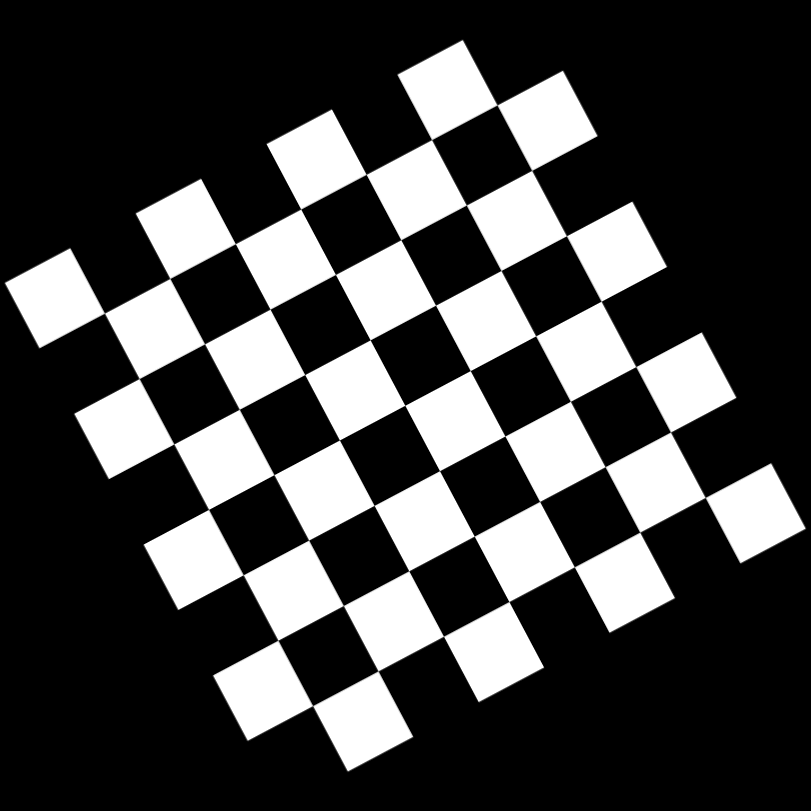
#> input picture data/Image_4.png, 811 x 811 px
$ python edge_detector.py
#> lines starting #> are read from the running program, lines starting #| are printed output that depends on the picture; after the words box and inside, x2 and y2 are one past the last pixel; in counts of white or black regions, pixels touching at a corner belong together
import cv2
import numpy as np
from math import pi, cos, sin
from collections import defaultdict


def segment_by_angle_kmeans(lines, k=2, **kwargs):
    """Groups lines based on angle with k-means.

    Uses k-means on the coordinates of the angle on the unit circle
    to segment `k` angles inside `lines`.
    """

    # Define criteria = (type, max_iter, epsilon)
    default_criteria_type = cv2.TERM_CRITERIA_EPS + cv2.TERM_CRITERIA_MAX_ITER
    criteria = kwargs.get('criteria', (default_criteria_type, 10, 1.0))
    flags = kwargs.get('flags', cv2.KMEANS_RANDOM_CENTERS)
    attempts = kwargs.get('attempts', 10)

    # returns angles in [0, pi] in radians
    angles = np.array([line[0][1] for line in lines])
    # multiply the angles by two and find coordinates of that angle
    points = np.array([[np.cos(2 * angle), np.sin(2 * angle)]
                       for angle in angles], dtype=np.float32)

    # run kmeans on the coords
    labels, centers = cv2.kmeans(points, k, None, criteria, attempts, flags)[1:]
    labels = labels.reshape(-1)  # transpose to row vec

    # segment lines based on their kmeans label
    segmented = defaultdict(list)
    for i, line in zip(range(len(lines)), lines):
        segmented[labels[i]].append(line)
    segmented = list(segmented.values())
    return segmented


def intersection(line1, line2):
    """Finds the intersection of two lines given in Hesse normal form.

    Input: Two lines in hough space in form [[rho, theta]]
    Returns: closest integer pixel locations.
    See https://stackoverflow.com/a/383527/5087436
    """
    rho1, theta1 = line1[0]
    rho2, theta2 = line2[0]
    A = np.array([
        [np.cos(theta1), np.sin(theta1)],
        [np.cos(theta2), np.sin(theta2)]
    ])
    b = np.array([[rho1], [rho2]])
    x0, y0 = np.linalg.solve(A, b)
    x0, y0 = int(np.round(x0)), int(np.round(y0))
    return [x0, y0]


def segmented_intersections(lines):
    """
    Finds the intersections between groups of lines.

    lines: array of hough lines
    return: Array of intersection points
    """

    intersections = []
    # loop over all lines except last
    for i, line in enumerate(lines[:-1]):
        # loop form next to all
        for next_line in lines[i + 1:]:
            for line1 in line:
                for line2 in next_line:
                    intersections.append(intersection(line1, line2))

    return intersections


def get_polygon_points(segmented_points, intersection_points):
    """
    Description: Get outer most point of the square from the intersection points

    segmented_points: list of segmented lines
    intersection_points: list of intersection points in format [[x1, y1], [x2,y2], ...]
    """
    poly_points = []
    if np.squeeze(segmented_points)[0][0][1] != 0:
        x_min, y_min = np.squeeze(np.argmin(intersection_points, axis=0))
        x_max, y_max = np.squeeze(np.argmax(intersection_points, axis=0))
        bound_list = [x_min, y_min, x_max, y_max]
        for i in bound_list:
            poly_points.append([intersection_points[i][0], intersection_points[i][1]])
    else:
        x_min, y_min = np.squeeze(np.min(intersection_points, axis=0))
        x_max, y_max = np.squeeze(np.max(intersection_points, axis=0))
        poly_points = [[x_min, y_min], [x_max, y_min], [y_max, y_max], [x_min, y_max]]

    poly_points = np.array(poly_points).reshape((-1, 1, 2)).astype(np.int32)

    return poly_points


class EdgeDetector:

    def __init__(self, image):
        self.image = image
        self.output_image = image.copy()

    def set_image(self, img):
        """
        Description: Image setter.
        """
        self.image = img
        self.output_image = img

    def image_preprocessing(self, img, **kwargs):
        """
        Description: This function is aiming to preprocess the image such a way that the raw image will be passed
                     and using other parameters it will return denoised image. After preprocessing image will be
                     ready for edge detection.

        img: Raw image pointer.
        gaussian_ksize: Kernel size for gaussian blur filter. Kernel size is intended to be a square size of
                        (gaussian_ksize x gaussian_ksize)
        sigma_x:
        threshold: Threshold used for OTSU thresholding.
        max_value: Maximum value to use with the THRESH_BINARY.
        filter_strength: Filter strength for mean denoising.
        templet_window_size: Size of template patch that is used to compute weights
        search_window_size: Size of window that is used to compute weighted average for given pixel
        Return: Preprocessed image.
        """
        # exta parameters could be set by kwargs
        gaussian_ksize = kwargs.get('gaussian_ksize', 5)
        sigma_x = kwargs.get('sigma_x', 0)
        threshold = kwargs.get('threshold', 0)
        max_value = kwargs.get('max_value', 255)
        flags = cv2.THRESH_BINARY + cv2.THRESH_OTSU
        filter_strength = kwargs.get('filter_strength', 30)
        templet_window_size = kwargs.get('templet_window_size', 7)
        search_window_size = kwargs.get('search_window_size', 21)

        # Preprocessing
        gray_image = cv2.cvtColor(img, cv2.COLOR_BGR2GRAY)  # Convert to gray scale
        gray_image_blur = cv2.GaussianBlur(gray_image, (gaussian_ksize, gaussian_ksize), sigma_x)  # Gaussian blur
        _, binary_img = cv2.threshold(gray_image_blur, threshold, max_value, flags)  # Convert to binary mask
        binary_dst = cv2.fastNlMeansDenoising(binary_img, None, filter_strength, templet_window_size,
                                              search_window_size) # Denoised binary mask

        return binary_dst

    def edge_detection(self, binary_img, **kwargs):
        """
        Description: Function to perform edge detection on the preprocessed_img image.

        preprocessed_img: Preprocessed image from preprocessing step.
        canny_threshold: Lower threshold for hysteresis procedure.
        ratio: Ration to adjust lowThreshold parameter and pass it to threshold2 parameter of Canny.
               (threshold2= lowThreshold * ratio)
        kernel_size: apertureSize  parameter of Canny.
        rho: Parameter of HoughLines - distance resolution of accumulator in pixel.
        theta: Parameter of HoughLines - angle resolution of accumulator in radians.
        hough_threshold: Parameter of HoughLines - accumulator threshold.
        Return: Vector of lines found by hough transformation.
        """
        # exta parameters could be set by kwargs
        canny_threshold = kwargs.get('canny_threshold', 50)
        ratio = kwargs.get('ratio', 4)
        kernel_size = kwargs.get('kernel_size', 3)
        rho = kwargs.get('rho', 1)
        theta = kwargs.get('theta', pi / 180)
        hough_threshold = kwargs.get('hough_threshold', 150)

        # edge detection process
        canny_lines = cv2.Canny(binary_img, canny_threshold, ratio * canny_threshold, None, kernel_size)
        hough_lines = cv2.HoughLines(canny_lines, rho, theta, hough_threshold, None)

        return hough_lines

    def cut_extra_lines(self, poly_points):
        """
        Description: Function to cut extra line from output image detected by hough transformation

        poly_points: Numpy array of polygon points(square outermost points)
        """
        blank_image = np.zeros_like(self.image).astype(np.uint8)
        if len(poly_points) > 0:
            cv2.fillPoly(blank_image, [poly_points], (255, 255, 255)) # make binary mask of rectangle on blank image
            # put rectangle mask on output image
            self.output_image[:, :, 0] = np.where(blank_image[:, :, 0] == 0, 0, self.output_image[:, :, 0])
            self.output_image[:, :, 1] = np.where(blank_image[:, :, 1] == 0, 0, self.output_image[:, :, 1])
            self.output_image[:, :, 2] = np.where(blank_image[:, :, 2] == 0, 0, self.output_image[:, :, 2])
        else:
            pass


    def draw_lines(self, lines, color=(0, 255, 0), line_thickness=3):
        """
        Description: Function to draw lines on image found in edge detection step.

        lines: Vector of lines found in edge detection step.
        line_thickness: Thickness of line needs to be drawn in pixel.
        """
        if lines is not None:
            for i in range(0, len(lines)):
                rho = lines[i][0][0]
                theta = lines[i][0][1]
                x0 = cos(theta) * rho  # convert to cartesian coordinates
                y0 = sin(theta) * rho
                # find end points of line
                pt1 = (int(x0 + 1000 * (-sin(theta))), int(y0 + 1000 * cos(theta)))
                pt2 = (int(x0 - 1000 * (-sin(theta))), int(y0 - 1000 * cos(theta)))
                cv2.line(self.output_image, pt1, pt2, color, line_thickness, cv2.LINE_AA)
        else:
            pass

    def show_image(self, img, window_name="output"):
        """
        Description: Function to display the image.

        img: Image to be displayed.
        window_name: Name of the display window
        """

        # if image is not empty display the image
        if img is not None:
            cv2.namedWindow(window_name, cv2.WINDOW_AUTOSIZE)
            cv2.imshow(window_name, img)
            cv2.waitKey()
            cv2.destroyAllWindows()
        else:
            print("Image is empty!")

    def detect_edge(self):
        """
        Description: Function that combines all steps of process
        """
        preprocessed_img = self.image_preprocessing(self.image)
        hough_lines_binary = self.edge_detection(preprocessed_img)
        self.draw_lines(hough_lines_binary)
        segmented_lines = segment_by_angle_kmeans(hough_lines_binary)
        intersections = np.array(segmented_intersections(segmented_lines))
        poly_points = get_polygon_points(segmented_lines, intersections)
        self.cut_extra_lines(poly_points)
        self.show_image(self.output_image)
        cv2.imwrite('../output/output.png', self.output_image)


if __name__ == "__main__":
    image = cv2.imread('../data/Image_4.png')
#> image is the input picture: shape (811, 811, 3); min 0, max 255, mean 68.1
    edge_detector = EdgeDetector(image)
    edge_detector.detect_edge()
#> in image_preprocessing, `_, binary_img = cv2.threshold(gray_image_blur, threshold, max_value, f..`: binary_img: shape (811, 811); 26.7% white; 3 white regions, box (x1, y1, x2, y2) and area: (6, 41, 805, 771) 164730, (275, 441, 374, 540) 5491, (267, 110, 366, 209) 5489
#> in edge_detection, `canny_lines = cv2.Canny(binary_img, canny_threshold, ratio * canny_thr..`:
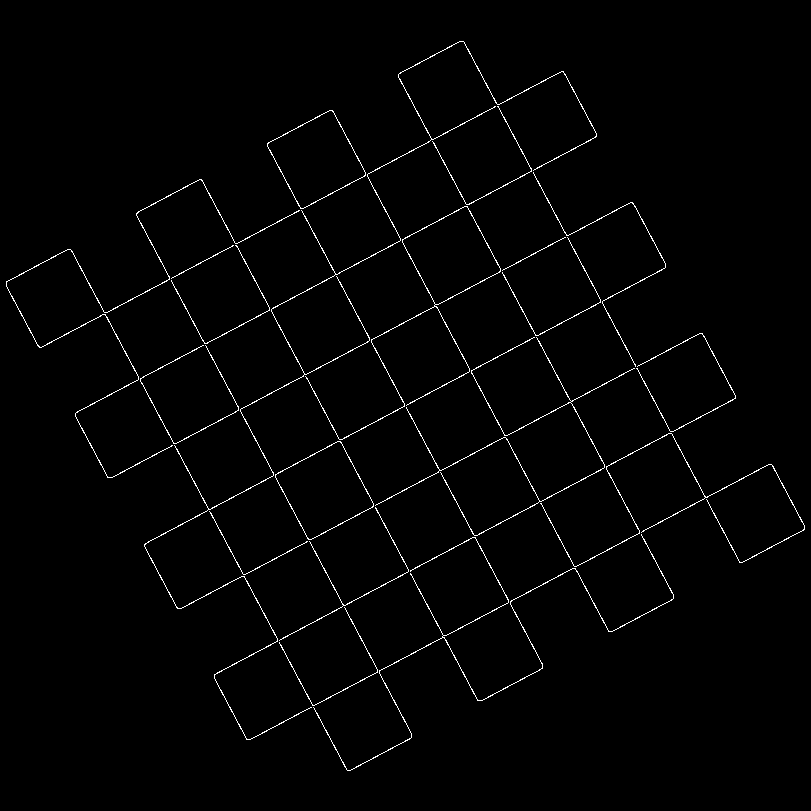
#> canny_lines: shape (811, 811); 1.5% white in thin lines or dots, all inside (x1, y1, x2, y2) = (6, 41, 805, 771)
#> in edge_detection, `hough_lines = cv2.HoughLines(canny_lines, rho, theta, hough_threshold,..`: hough_lines = 18 rows, first 8: [696, 1.08], [55, 2.65], [548, 1.08], [-19, 2.65], [622, 1.08], [770, 1.08], [-93, 2.65], [-167, 2.65]
#> in detect_edge, `hough_lines_binary = self.edge_detection(preprocessed_img)`: hough_lines_binary has the same summary as hough_lines in edge_detection
#> the loop in draw_lines, `for i in range(0, len(lines)):` made 18 passes
#> (rho, theta, x0, y0, pt1, pt2) on passes 1 to 12: (696, 1.08, 326.8, 614.5, (-556, 1084), (1209, 145)), (55, 2.65, -48.56, 25.82, (-518, -857), (420, 908)), (548, 1.08, 257.3, 483.9, (-625, 953), (1140, 14)), (-19, 2.65, 16.78, -8.92, (-452, -891), (486, 874)), (622, 1.08, 292, 549.2, (-590, 1018), (1174, 79)), (770, 1.08, 361.5, 679.9, (-521, 1149), (1244, 210)), (-93, 2.65, 82.11, -43.66, (-387, -926), (551, 839)), (-167, 2.65, 147.5, -78.4, (-322, -961), (616, 804)), (474, 1.08, 222.5, 418.5, (-660, 887), (1105, -50)), (400, 1.08, 187.8, 353.2, (-695, 822), (1070, -116)), (-241, 2.65, 212.8, -113.1, (-256, -996), (682, 769)), (326, 1.08, 153, 287.8, (-729, 757), (1035, -181))
#> after the loop in draw_lines, `for i in range(0, len(lines)):`:
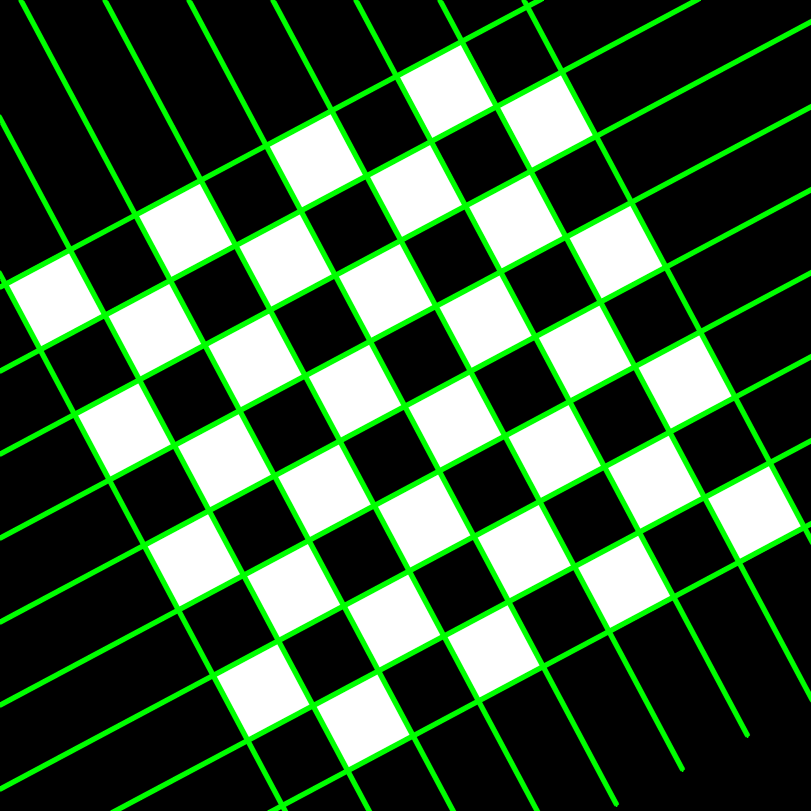
#> self.output_image: shape (811, 811, 3); mean B, G, R 58.2, 87.6, 58.2
#> in segment_by_angle_kmeans, `default_criteria_type = cv2.TERM_CRITERIA_EPS + cv2.TERM_CRITERIA_MAX_..`: default_criteria_type = 3
#> in segment_by_angle_kmeans, `criteria = kwargs.get('criteria', (default_criteria_type, 10, 1.0))`: criteria = (3, 10, 1)
#> in segment_by_angle_kmeans, `flags = kwargs.get('flags', cv2.KMEANS_RANDOM_CENTERS)`: flags = 0
#> in segment_by_angle_kmeans, `angles = np.array([line[0][1] for line in lines])`: angles = 18 values, max 2.65 at index 1, min 1.08 at index 0, mean 1.87
#> in segment_by_angle_kmeans, `points = np.array([[np.cos(2 * angle), np.sin(2 * angle)] for angle in..`: points = 18 rows, first 8: [-0.559, 0.829], [0.559, -0.829], [-0.559, 0.829], [0.559, -0.829], [-0.559, 0.829], [-0.559, 0.829], [0.559, -0.829], [0.559, -0.829]
#> in segment_by_angle_kmeans, `labels, centers = cv2.kmeans(points, k, None, criteria, attempts, flag..`: labels = 18 values, max 1 at index 1, min 0 at index 0, mean 0.5; centers = [[-0.559, 0.829], [0.559, -0.829]]
#> the loop in segment_by_angle_kmeans, `for i, line in zip(range(len(lines)), lines):` made 18 passes
#> line on passes 1 to 12: [[696, 1.08]], [[55, 2.65]], [[548, 1.08]], [[-19, 2.65]], [[622, 1.08]], [[770, 1.08]], [[-93, 2.65]], [[-167, 2.65]], [[474, 1.08]], [[400, 1.08]], [[-241, 2.65]], [[326, 1.08]]
#> in detect_edge, `segmented_lines = segment_by_angle_kmeans(hough_lines_binary)`: segmented_lines = 2 items
#> the loop in segmented_intersections, `for i, line in enumerate(lines[:-1]):` made 1 pass
#> the loop in get_polygon_points, `for i in bound_list:` made 4 passes
#> i on passes 1 to 4: 79, 80, 71, 70
#> in cut_extra_lines, `cv2.fillPoly(blank_image, [poly_points], (255, 255, 255))`:
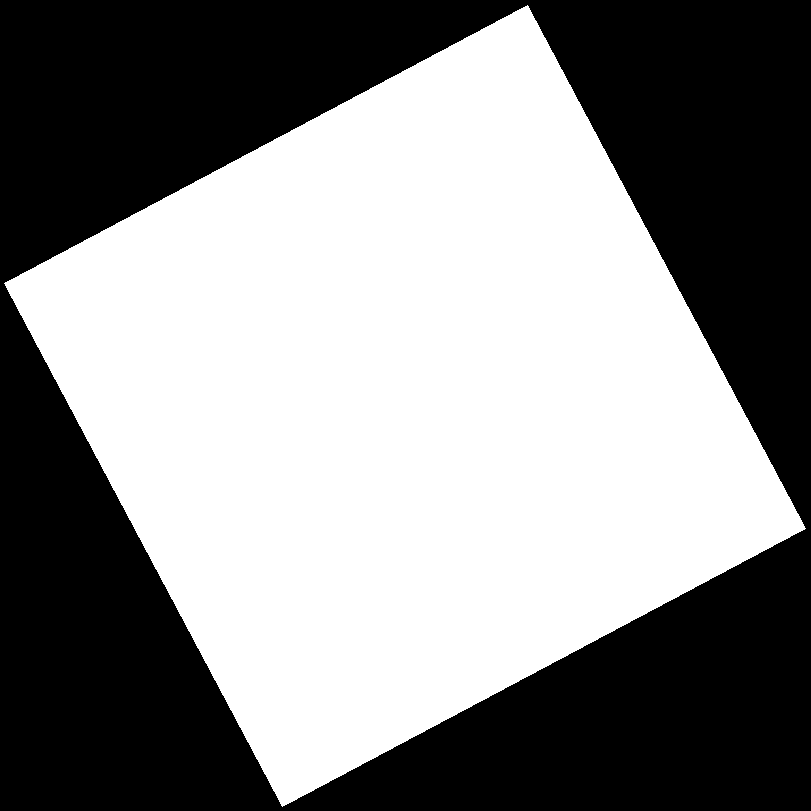
#> blank_image: shape (811, 811, 3); 53.5% white; 1 black region, box (x1, y1, x2, y2) and area: (0, 0, 811, 811) 305861
#> in cut_extra_lines, `self.output_image[:, :, 0] = np.where(blank_image[:, :, 0] == 0, 0, se..`: self.output_image: shape (811, 811, 3); 0.03% of pixels changed, all inside (x1, y1, x2, y2) = (7, 73, 804, 702)
#> in cut_extra_lines, `self.output_image[:, :, 1] = np.where(blank_image[:, :, 1] == 0, 0, se..`:
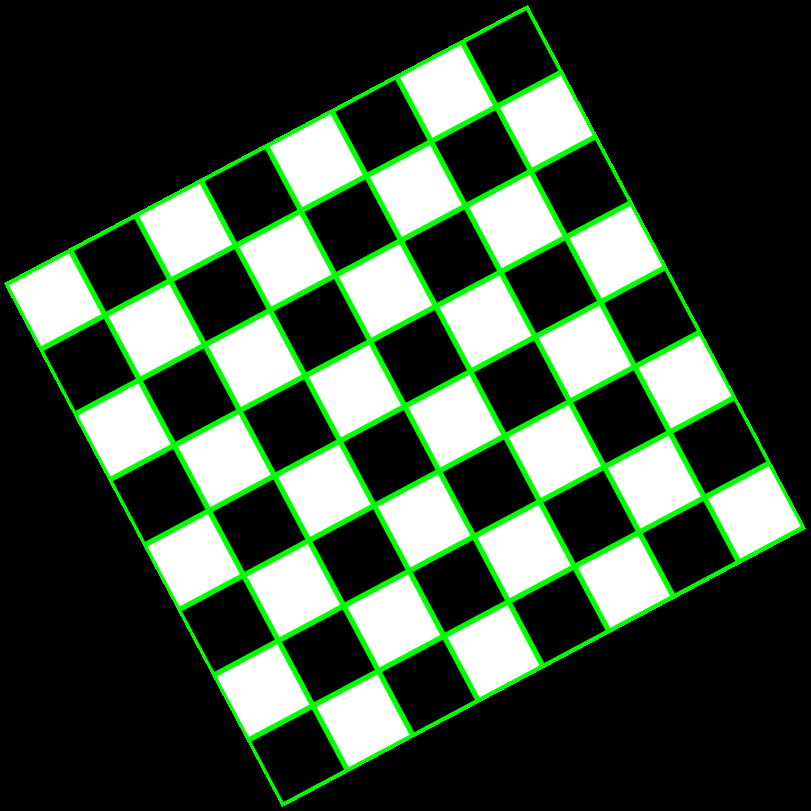
#> self.output_image: shape (811, 811, 3); mean B, G, R 58.2, 78.2, 58.2

$ run again, with data/Image_1.png copied over data/Image_4.png
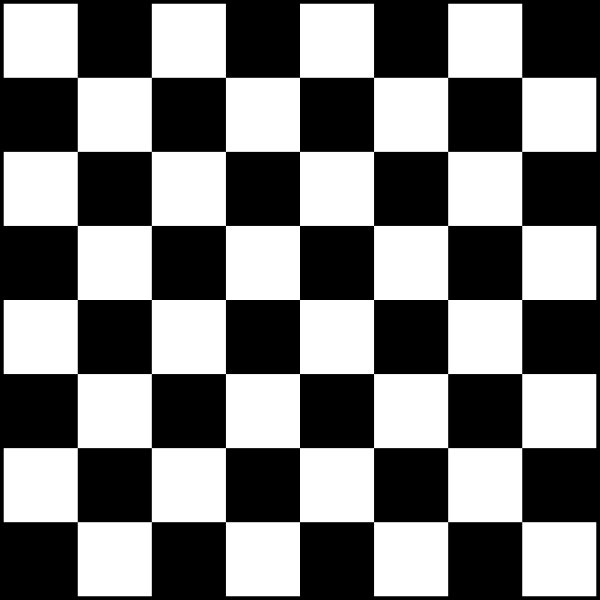
#> input picture data/Image_1.png, 600 x 600 px
#> image is the input picture: shape (600, 600, 3); min 0, max 255, mean 124.4
#> binary_img: shape (600, 600); 48.7% white; 1 white region, box (x1, y1, x2, y2) and area: (4, 4, 596, 596) 175224
#> in edge_detection, `canny_lines = cv2.Canny(binary_img, canny_threshold, ratio * canny_thr..`:
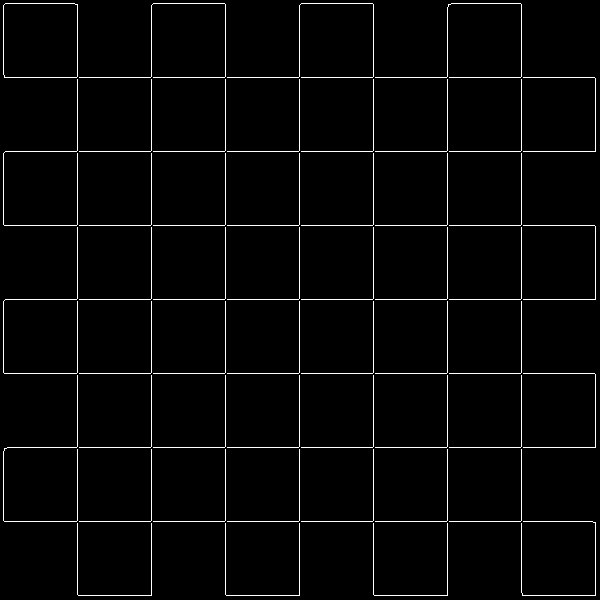
#> canny_lines: shape (600, 600); 2.6% white in thin lines or dots
#> hough_lines = 18 rows, first 8: [77, 0], [151, 0], [225, 0], [299, 0], [373, 0], [77, 1.57], [151, 1.57], [225, 1.57]
#> hough_lines_binary has the same summary as hough_lines in edge_detection
#> the loop in draw_lines, `for i in range(0, len(lines)):` made 18 passes
#> (rho, theta, x0, y0, pt1, pt2) on passes 1 to 8: (77, 0, 77, 0, (77, 1000), (77, -1000)), (151, 0, 151, 0, (151, 1000), (151, -1000)), (225, 0, 225, 0, (225, 1000), (225, -1000)), (299, 0, 299, 0, (299, 1000), (299, -1000)), (373, 0, 373, 0, (373, 1000), (373, -1000)), (77, 1.57, -3.37e-06, 77, (-1000, 76), (999, 77)), (151, 1.57, -6.6e-06, 151, (-1000, 150), (999, 151)), (225, 1.57, -9.84e-06, 225, (-1000, 224), (999, 225))
#> default_criteria_type = 3
#> criteria = (3, 10, 1)
#> flags = 0
#> angles = 18 values, max 1.57 at index 5, min 0 at index 0, mean 0.785
#> points = 18 rows, first 8: [1, 0], [1, 0], [1, 0], [1, 0], [1, 0], [-1, -8.74e-08], [-1, -8.74e-08], [-1, -8.74e-08]
#> labels = 18 values, max 1 at index 0, min 0 at index 5, mean 0.5; centers = [[-1, -8.74e-08], [1, 0]]
#> the loop in segment_by_angle_kmeans, `for i, line in zip(range(len(lines)), lines):` made 18 passes
#> segmented_lines = [[[[77, 0]], [[151, 0]], [[225, 0]], [[299, 0]], [[373, 0]], [[447, 0]], [[521, 0]], [[595, 0]], [[3, 0]]], [[[77, 1.57]], [[151, 1.57]], [[225, 1.57]], [[299, 1.57]], [[373, 1.57]], [[447, 1.57]], [[521, 1.57]], [[595, 1.57]], [[3, 1.57]]]]
#> the loop in segmented_intersections, `for i, line in enumerate(lines[:-1]):` made 1 pass
#> blank_image: shape (600, 600, 3); 97.7% white; 1 black region, box (x1, y1, x2, y2) and area: (0, 0, 600, 600) 8351
#> in cut_extra_lines, `self.output_image[:, :, 1] = np.where(blank_image[:, :, 1] == 0, 0, se..`:
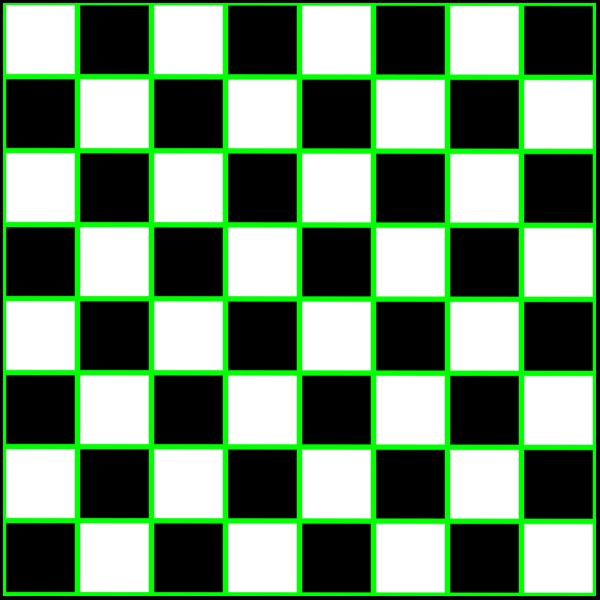
#> self.output_image: shape (600, 600, 3); mean B, G, R 106.6, 142.4, 106.6
